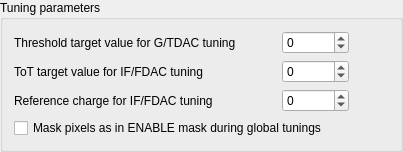
            <widget class="QGroupBox" name="groupBox_3">
             <property name="title">
              <string>Tuning parameters</string>
             </property>
             <layout class="QVBoxLayout" name="verticalLayout_11">
              <item>
               <layout class="QVBoxLayout" name="verticalLayout_10">
                <item>
                 <layout class="QHBoxLayout">
                  <item>
                   <layout class="QVBoxLayout">
                    <item>
                     <widget class="QLabel" name="textLabel1_8">
                      <property name="text">
                       <string>Threshold target value for G/TDAC tuning</string>
                      </property>
                      <property name="wordWrap">
                       <bool>false</bool>
                      </property>
                     </widget>
                    </item>
                    <item>
                     <widget class="QLabel" name="totchargelabel">
                      <property name="text">
                       <string>ToT target value for IF/FDAC tuning</string>
                      </property>
                      <property name="wordWrap">
                       <bool>false</bool>
                      </property>
                     </widget>
                    </item>
                    <item>
                     <widget class="QLabel" name="textLabel3_2">
                      <property name="text">
                       <string>Reference charge for IF/FDAC tuning</string>
                      </property>
                      <property name="wordWrap">
                       <bool>false</bool>
                      </property>
                     </widget>
                    </item>
                   </layout>
                  </item>
                  <item>
                   <spacer name="horizontalSpacer_23">
                    <property name="orientation">
                     <enum>Qt::Horizontal</enum>
                    </property>
                    <property name="sizeType">
                     <enum>QSizePolicy::Fixed</enum>
                    </property>
                    <property name="sizeHint" stdset="0">
                     <size>
                      <width>40</width>
                      <height>20</height>
                     </size>
                    </property>
                   </spacer>
                  </item>
                  <item>
                   <layout class="QVBoxLayout">
                    <item>
                     <widget class="QSpinBox" name="thresvalue">
                      <property name="sizePolicy">
                       <sizepolicy hsizetype="Fixed" vsizetype="Fixed">
                        <horstretch>0</horstretch>
                        <verstretch>0</verstretch>
                       </sizepolicy>
                      </property>
                      <property name="minimum">
                       <number>-99999</number>
                      </property>
                      <property name="maximum">
                       <number>999999</number>
                      </property>
                     </widget>
                    </item>
                    <item>
                     <widget class="QSpinBox" name="totvalue">
                      <property name="sizePolicy">
                       <sizepolicy hsizetype="Fixed" vsizetype="Fixed">
                        <horstretch>0</horstretch>
                        <verstretch>0</verstretch>
                       </sizepolicy>
                      </property>
                      <property name="minimum">
                       <number>-99999</number>
                      </property>
                      <property name="maximum">
                       <number>999999</number>
                      </property>
                     </widget>
                    </item>
                    <item>
                     <widget class="QSpinBox" name="totcharge">
                      <property name="sizePolicy">
                       <sizepolicy hsizetype="Fixed" vsizetype="Fixed">
                        <horstretch>0</horstretch>
                        <verstretch>0</verstretch>
                       </sizepolicy>
                      </property>
                      <property name="minimum">
                       <number>-99999</number>
                      </property>
                      <property name="maximum">
                       <number>999999</number>
                      </property>
                     </widget>
                    </item>
                   </layout>
                  </item>
                  <item>
                   <spacer name="horizontalSpacer_24">
                    <property name="orientation">
                     <enum>Qt::Horizontal</enum>
                    </property>
                    <property name="sizeHint" stdset="0">
                     <size>
                      <width>40</width>
                      <height>20</height>
                     </size>
                    </property>
                   </spacer>
                  </item>
                 </layout>
                </item>
                <item>
                 <layout class="QHBoxLayout" name="horizontalLayout_11">
                  <item>
                   <widget class="QCheckBox" name="maskGlobTune">
                    <property name="text">
                     <string>Mask pixels as in ENABLE mask during global tunings</string>
                    </property>
                   </widget>
                  </item>
                  <item>
                   <spacer name="horizontalSpacer_39">
                    <property name="orientation">
                     <enum>Qt::Horizontal</enum>
                    </property>
                    <property name="sizeHint" stdset="0">
                     <size>
                      <width>40</width>
                      <height>20</height>
                     </size>
                    </property>
                   </spacer>
                  </item>
                 </layout>
                </item>
               </layout>
              </item>
             </layout>
            </widget>
